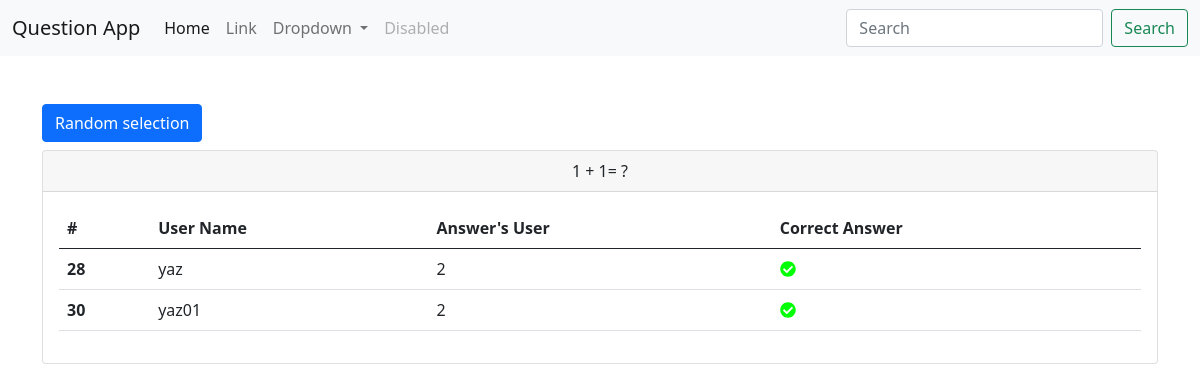
/administration/quiz/3/ (signed in), run on an earlier commit of the app's database.
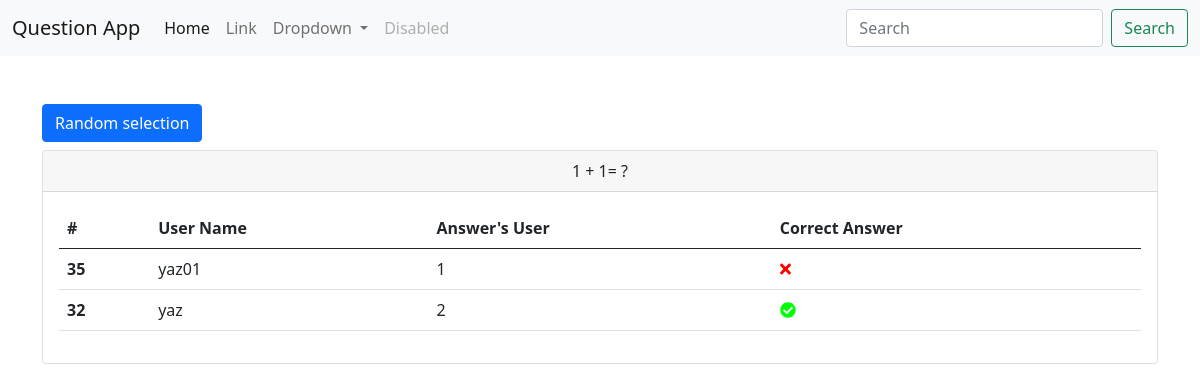
And on a later commit of the database.
### main/models.py (models this page shows, shortened)
class CorrectAnswer(models.Model):
    correct_answer = models.ForeignKey(Answers, on_delete=models.CASCADE)
    created_by = models.ForeignKey(User, on_delete=models.CASCADE)
    created_at = models.DateTimeField(auto_now_add=True)

class Answers(models.Model):
    question = models.ForeignKey(Questions, on_delete=models.CASCADE)
    text = models.CharField(max_length=255)
    is_correct = models.BooleanField(default=False)
    created_at = models.DateTimeField(auto_now_add=True)
    def __str__(self):
        return self.text

### main/views.py (the view)
def administration_quiz(request,qu_adm_id):
    que= Questions.objects.get(quiz_id=qu_adm_id)
    coAns = CorrectAnswer.objects.filter(correct_answer__question__quiz=qu_adm_id)
    coAns_true = CorrectAnswer.objects.filter(correct_answer__question__quiz=qu_adm_id, correct_answer__is_correct=True)
    import random
    if coAns_true:
        random_coAns = random.choice(coAns_true)
    else:
        random_coAns = None
    context = {
        'coAns':coAns,
        'que':que,
        'random_coAns':random_coAns
    }
    return render(request, 'admincomp/administration_quiz.html', context)

### main/today_context_processor.py (called while the page is built)
def get_date_today(request):
    today = datetime.today()
    return {'today':today}

### templates/admincomp/administration_quiz.html (shortened to what this page needs)
{% extends 'main/base.html'%}
{% block body %}
{% if request.user.is_superuser %}
<button type="button" class="btn btn-primary mt-5" data-bs-toggle="modal" data-bs-target="#exampleModal">
  Random selection
</button>
<div class="card mt-2">
  <div class="card-header text-center">
    {{que.text}}
  </div>
  <div class="card-body">
    {% if coAns %}
      <table class="table">
        <thead>
          <tr>
            <th scope="col">#</th>
            <th scope="col">User Name</th>
            <th scope="col">Answer's User</th>
            <th scope="col">Correct Answer</th>
          </tr>
        </thead>
        <tbody>
            {% for coAn in coAns %}
              <tr>
                <th scope="row">{{coAn.id}}</th>
                <td>{{coAn.created_by}}</td>
                <td>{{coAn.correct_answer}}</td>
                <td>
                  {% if coAn.correct_answer.is_correct == True %}
                  <i class="fas fa-check-circle" style='color:#00ff04;'></i>
                  {% else %}
                    <i class="fas fa-times" style='color:#F00;'></i>
                  {% endif %}
                </td>
              </tr>
          {% endfor %}
        </tbody>
      </table>
    {% else %}
      <h3>NO DATA.</h3>
    {% endif %}
    </div>
  </div>
{% endif %}
{% endblock %}

What changed in the data, as far as the page shows it:
removed CorrectAnswer: id "28", created_by "yaz", correct_answer "2"
removed CorrectAnswer: id "30", created_by "yaz01", correct_answer "2"
added CorrectAnswer: id "35", created_by "yaz01", correct_answer "1"
added CorrectAnswer: id "32", created_by "yaz", correct_answer "2"
